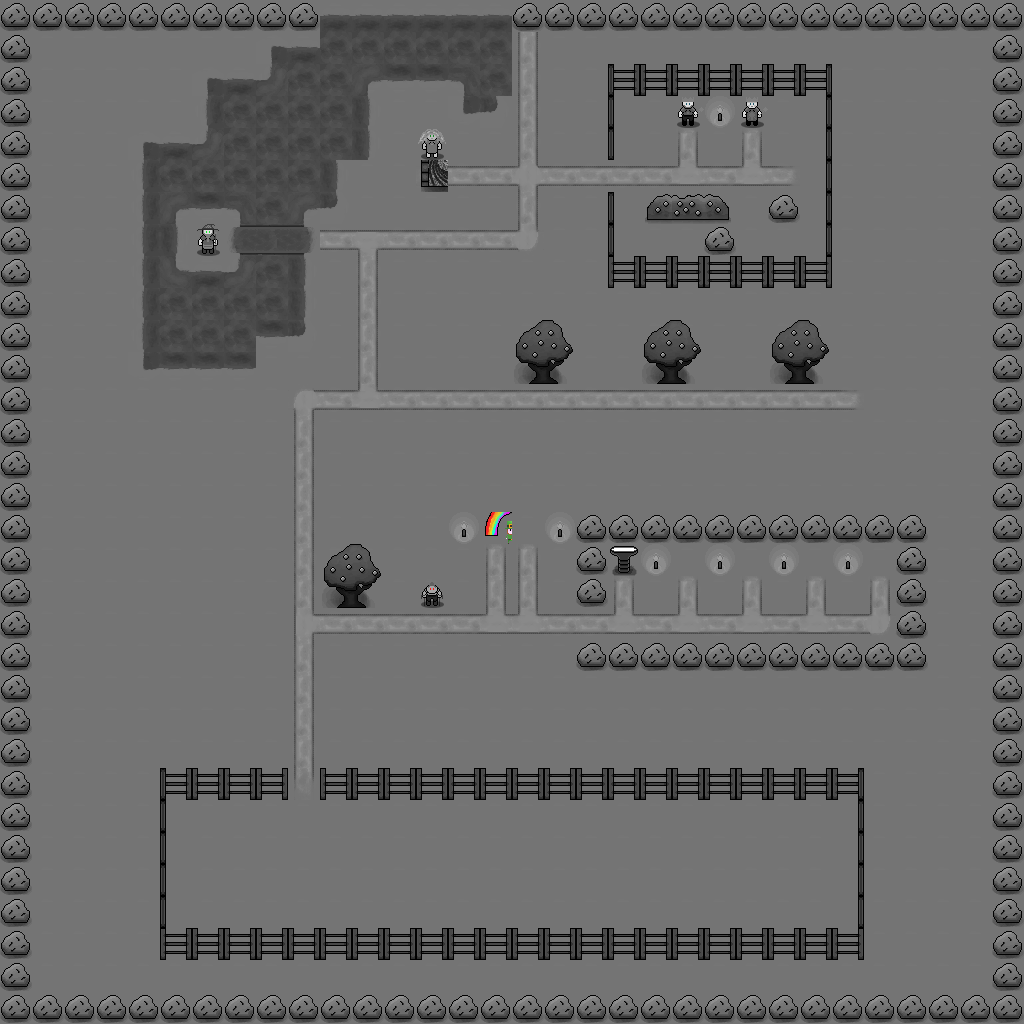

A 2D game scene composited from a Tiled map and its tileset images. What follows is a short description and the map's XML, with each tile layer's data collapsed to a summary:
An orthogonal 32x32 tile map with 32x32 px tiles, 12 tile layers (floor, solidobs, behindobs, monsters, ...), 3 tilesets.

<map version="1.0" orientation="orthogonal" width="32" height="32" tilewidth="32" tileheight="32">
 <tileset firstgid="1" name="maptiles" tilewidth="32" tileheight="32">
  <image source="World6Tileset.png" width="352" height="256" />
  <tile id="44">
   <properties>
    <property name="torch" value="true" />
   </properties>
  </tile>
 </tileset>
 <tileset firstgid="89" name="boss" tilewidth="32" tileheight="32">
  <image source="rainbro_tilesheet.png" width="384" height="64" />
 </tileset>
 <tileset firstgid="113" name="npcs" tilewidth="32" tileheight="32">
  <image source="world6_npc.png" width="160" height="32" />
 </tileset>
 <layer name="floor" width="32" height="32">
  <data>[1024 cells, 1024 non-empty, 16 distinct tile ids]</data>
 </layer>
 <layer name="solidobs" width="32" height="32">
  <properties>
   <property name="solid" value="true" />
  </properties>
  <data>[1024 cells, 311 non-empty, 26 distinct tile ids]</data>
 </layer>
 <layer name="behindobs" width="32" height="32">
  <properties>
   <property name="z" value="1" />
  </properties>
  <data>[1024 cells, 8 non-empty, 4 distinct tile ids]</data>
 </layer>
 <layer name="monsters" width="32" height="32">
  <properties>
   <property name="monsters" value="true" />
  </properties>
  <data>[1024 cells, 80 non-empty, 1 distinct tile ids]</data>
 </layer>
 <layer name="torches" width="32" height="32">
  <properties>
   <property name="json" value="maps/world6/torches.json" />
   <property name="solid" value="true" />
   <property name="torch" value="true" />
  </properties>
  <data>[1024 cells, 7 non-empty, 1 distinct tile ids]</data>
 </layer>
 <layer name="boss" width="32" height="32">
  <properties>
   <property name="boss" value="Rainbro" />
   <property name="hidden" value="true" />
  </properties>
  <data>[1024 cells, 1 non-empty, 1 distinct tile ids]</data>
 </layer>
 <layer name="playerspawn" width="32" height="32">
  <properties>
   <property name="hidden" value="true" />
   <property name="playerspawn" value="true" />
  </properties>
  <data>[1024 cells, 1 non-empty, 1 distinct tile ids]</data>
 </layer>
 <layer name="npc1" width="32" height="32">
  <properties>
   <property name="npc" value="true" />
   <property name="solid" value="true" />
  </properties>
  <data>[1024 cells, 1 non-empty, 1 distinct tile ids]</data>
 </layer>
 <layer name="npc2" width="32" height="32">
  <properties>
   <property name="npc" value="true" />
   <property name="solid" value="true" />
  </properties>
  <data>[1024 cells, 1 non-empty, 1 distinct tile ids]</data>
 </layer>
 <layer name="npc3" width="32" height="32">
  <properties>
   <property name="npc" value="true" />
   <property name="solid" value="true" />
  </properties>
  <data>[1024 cells, 1 non-empty, 1 distinct tile ids]</data>
 </layer>
 <layer name="npc4" width="32" height="32">
  <properties>
   <property name="npc" value="true" />
   <property name="solid" value="true" />
  </properties>
  <data>[1024 cells, 1 non-empty, 1 distinct tile ids]</data>
 </layer>
 <layer name="npc5" width="32" height="32">
  <properties>
   <property name="npc" value="true" />
   <property name="solid" value="true" />
  </properties>
  <data>[1024 cells, 1 non-empty, 1 distinct tile ids]</data>
 </layer>
</map>
